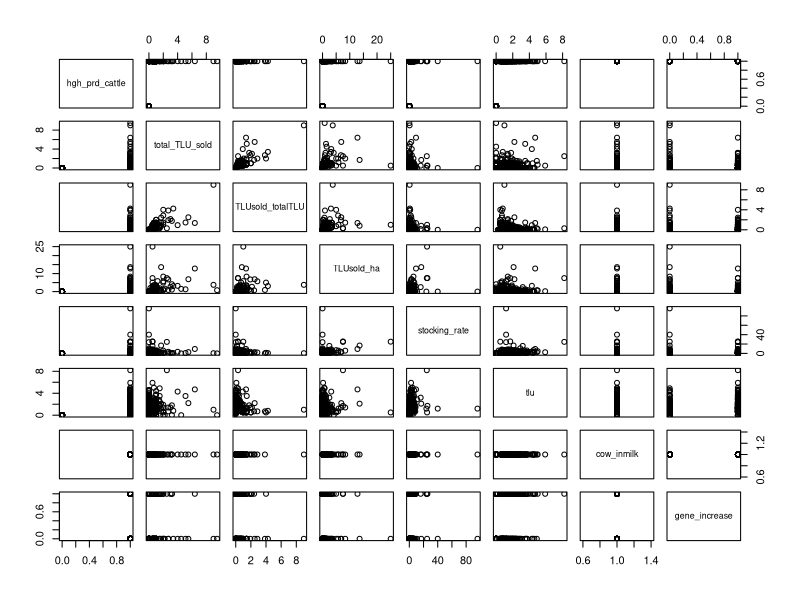
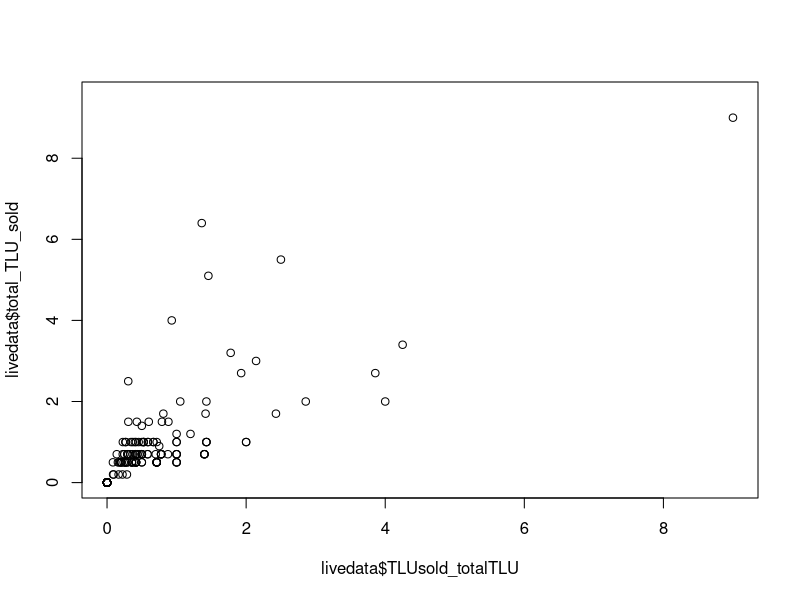
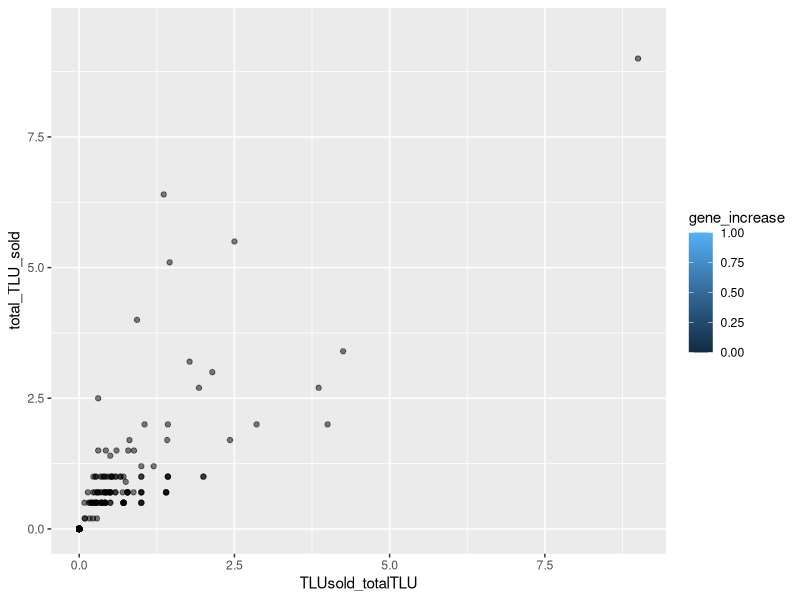

Source code (R) for these figures, in order:
#####
### DATA FRAMES
#####

# A data frame is a list of vectors. Each column represents a variable.
# Within a column, all elements have same type, which is the reason why columns in a data frame can be vectors.

# Creating a data frame can be done with the function data.frame():
# In that function call, each argument is a variable (i.e. a column).

data.frame(a = 1:5) -> tinydata

# we can ask the dimensions of a data frame with dim():
dim(tinydata) # 5 rows, 1 column

rep('albert', 4) # rep() function to replicate its argument
data.frame(serial_id = 1:100, name = rep(LETTERS[1:25],4)) -> data1

# we can extract elements from a data frame.
# A data frame is an object with two dimensions.
dim(data1)

data1[ , ]
data1[ 1 , 1 ] # before the comma: selecting rows, after the comma: selecting columns

data1[49,2] # row 49, column 2

# we can extract a slice from a data frame:
data1[30:35, ]

# we can extract a variable as a vector:
data1$name
data1$serial_id

str(data1)

# elements in a row are not necessarily of the same type:
data1[23,]


# Let's see more complex datasets that is already predefined in R:
mtcars
iris
dim(iris)
str(iris)

summary(iris) # summarizing the dataset

iris[ iris$Species == "versicolor" , ] # before the comma: selecting rows

#############
# using tidyverse (readr and readxl) to import data
#############

library(readr) # library we will use to read a csv file into a tibble
library(tidyverse)
# importing the data now:
read_csv("livestockTLU.csv") -> livedata

summary(livedata)

# tabulate values for a given variable:
table(livedata$gene_increase, useNA = "ifany")
table(livedata$cow_inmilk, useNA = "ifany")

# basic graphics without ggplot2
str(livedata)

head(select(livedata, -1)) # print the first 6 lines of the dataset after removing its first column

pairs(select(livedata, -1)) # very explorative but works only with numeric data

# plot only one scatterplot (without ggplot2):
plot(x = livedata$TLUsold_totalTLU, y = livedata$total_TLU_sold)

# plot the same with ggplot2:
ggplot(data = livedata, mapping = aes(x = TLUsold_totalTLU, y = total_TLU_sold, fill = gene_increase)) + geom_point(alpha = 0.5)
